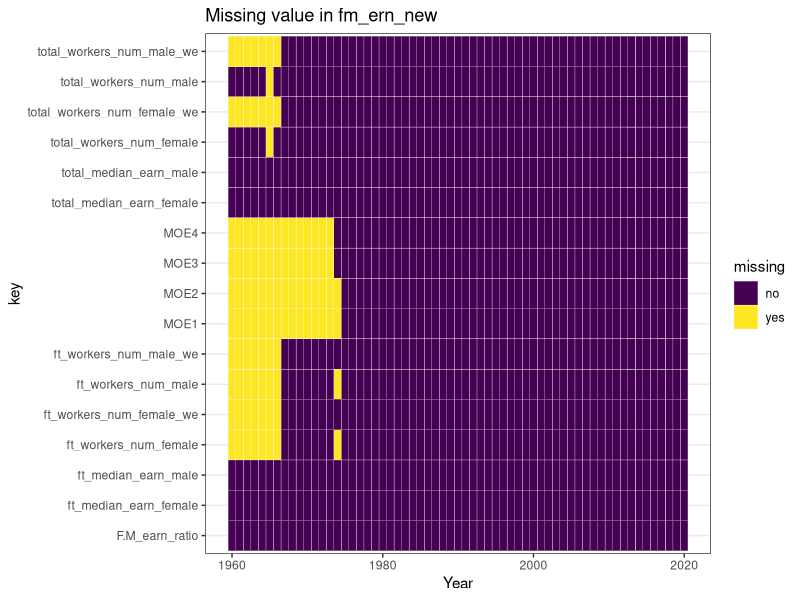

Write R code to recreate this figure.
## ---- chunk 1
library(readxl)
library(ggplot2)
library(tibble)
library(tidyverse)
library(magrittr)
## ---- chunk 2
fm_ern_new <- read.csv("./data_train/fm_ern_new.csv")
tidyfm <- fm_ern_new %>% 
    gather(key, value, -Year) %>% 
    mutate(missing = ifelse(value=="N", "yes", "no"))

ggplot(tidyfm, aes(x = Year, y =key , fill = missing)) +
  geom_tile(color = "white") + 
  ggtitle("Missing value in fm_ern_new") +
  scale_fill_viridis_d() + 
  theme_bw()
## ---- chunk 3
miss_y<-tidyfm[(tidyfm$missing=="yes" & tidyfm$key=="ft_workers_num_male"),]$Year[1]

above_y <- fm_ern_new[fm_ern_new$Year == (miss_y+1),c("ft_workers_num_male","ft_workers_num_female")]
below_y <- fm_ern_new[fm_ern_new$Year == (miss_y-1),c("ft_workers_num_male","ft_workers_num_female")]

tmp <- rbind(as.numeric(above_y),as.numeric(below_y))
fm_ern_new[fm_ern_new$Year == miss_y, 
           c("ft_workers_num_male","ft_workers_num_female")]=apply(tmp,2,mean)
write.csv(fm_ern_new,"./data_train/fm_ern_final.csv",row.names=FALSE,col.names=TRUE,sep=',')
